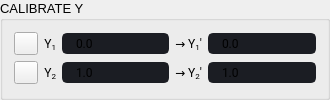
               <widget class="QGroupBox" name="calibrateYGridGroupBox">
                <property name="sizePolicy">
                 <sizepolicy hsizetype="Fixed" vsizetype="Fixed">
                  <horstretch>0</horstretch>
                  <verstretch>0</verstretch>
                 </sizepolicy>
                </property>
                <property name="minimumSize">
                 <size>
                  <width>330</width>
                  <height>0</height>
                 </size>
                </property>
                <property name="maximumSize">
                 <size>
                  <width>320</width>
                  <height>16777215</height>
                 </size>
                </property>
                <property name="font">
                 <font>
                  <pointsize>10</pointsize>
                 </font>
                </property>
                <property name="toolTip">
                 <string notr="true"/>
                </property>
                <property name="title">
                 <string notr="true">CALIBRATE Y</string>
                </property>
                <layout class="QGridLayout" name="gridLayout_11">
                 <item row="1" column="2">
                  <widget class="CalibrationLineEdit" name="rawY2LineEdit">
                   <property name="sizePolicy">
                    <sizepolicy hsizetype="Preferred" vsizetype="Fixed">
                     <horstretch>0</horstretch>
                     <verstretch>0</verstretch>
                    </sizepolicy>
                   </property>
                   <property name="minimumSize">
                    <size>
                     <width>80</width>
                     <height>0</height>
                    </size>
                   </property>
                   <property name="maximumSize">
                    <size>
                     <width>200</width>
                     <height>16777215</height>
                    </size>
                   </property>
                   <property name="font">
                    <font>
                     <family>Roboto</family>
                     <pointsize>9</pointsize>
                    </font>
                   </property>
                   <property name="toolTip">
                    <string notr="true"/>
                   </property>
                   <property name="styleSheet">
                    <string notr="true">QLineEdit {
	background-color: rgb(27, 29, 35);
	border-radius: 5px;
	border: 2px solid rgb(27, 29, 35);
	padding-left: 10px;
}
QLineEdit:hover {
	border: 2px solid rgb(64, 71, 88);
}
QLineEdit:focus {
	border: 2px solid rgb(196, 150, 248);
}</string>
                   </property>
                   <property name="text">
                    <string notr="true">1.0</string>
                   </property>
                  </widget>
                 </item>
                 <item row="0" column="1">
                  <widget class="QLabel" name="label_19">
                   <property name="sizePolicy">
                    <sizepolicy hsizetype="Minimum" vsizetype="Preferred">
                     <horstretch>0</horstretch>
                     <verstretch>0</verstretch>
                    </sizepolicy>
                   </property>
                   <property name="font">
                    <font>
                     <family>Roboto</family>
                     <pointsize>9</pointsize>
                    </font>
                   </property>
                   <property name="text">
                    <string notr="true">&lt;html&gt;&lt;head/&gt;&lt;body&gt;&lt;p align=&quot;right&quot;&gt;Y&lt;span style=&quot; vertical-align:sub;&quot;&gt;1&lt;/span&gt;&lt;/p&gt;&lt;/body&gt;&lt;/html&gt;</string>
                   </property>
                  </widget>
                 </item>
                 <item row="1" column="0">
                  <widget class="QToolButton" name="calibrateY2Button">
                   <property name="toolTip">
                    <string notr="true">Calibrate y2, allows selection of coordinate inside plot</string>
                   </property>
                   <property name="text">
                    <string/>
                   </property>
                   <property name="icon">
                    <iconset>
                     <normaloff>../../../Simple_PySide_Base/icons/16x16/cil-at.png</normaloff>../../../Simple_PySide_Base/icons/16x16/cil-at.png</iconset>
                   </property>
                  </widget>
                 </item>
                 <item row="0" column="4">
                  <widget class="CalibrationLineEdit" name="mapY1LineEdit">
                   <property name="sizePolicy">
                    <sizepolicy hsizetype="Preferred" vsizetype="Fixed">
                     <horstretch>0</horstretch>
                     <verstretch>0</verstretch>
                    </sizepolicy>
                   </property>
                   <property name="minimumSize">
                    <size>
                     <width>80</width>
                     <height>0</height>
                    </size>
                   </property>
                   <property name="maximumSize">
                    <size>
                     <width>200</width>
                     <height>16777215</height>
                    </size>
                   </property>
                   <property name="font">
                    <font>
                     <family>Roboto</family>
                     <pointsize>9</pointsize>
                    </font>
                   </property>
                   <property name="toolTip">
                    <string notr="true"/>
                   </property>
                   <property name="styleSheet">
                    <string notr="true">QLineEdit {
	background-color: rgb(27, 29, 35);
	border-radius: 5px;
	border: 2px solid rgb(27, 29, 35);
	padding-left: 10px;
}
QLineEdit:hover {
	border: 2px solid rgb(64, 71, 88);
}
QLineEdit:focus {
	border: 2px solid rgb(196, 150, 248);
}</string>
                   </property>
                   <property name="text">
                    <string notr="true">0.0</string>
                   </property>
                  </widget>
                 </item>
                 <item row="0" column="0">
                  <widget class="QToolButton" name="calibrateY1Button">
                   <property name="toolTip">
                    <string notr="true">Calibrate y1, allows selection of coordinate inside plot</string>
                   </property>
                   <property name="text">
                    <string/>
                   </property>
                   <property name="icon">
                    <iconset>
                     <normaloff>../../../Simple_PySide_Base/icons/16x16/cil-at.png</normaloff>../../../Simple_PySide_Base/icons/16x16/cil-at.png</iconset>
                   </property>
                  </widget>
                 </item>
                 <item row="1" column="1">
                  <widget class="QLabel" name="label_20">
                   <property name="sizePolicy">
                    <sizepolicy hsizetype="Minimum" vsizetype="Preferred">
                     <horstretch>0</horstretch>
                     <verstretch>0</verstretch>
                    </sizepolicy>
                   </property>
                   <property name="font">
                    <font>
                     <family>Roboto</family>
                     <pointsize>9</pointsize>
                    </font>
                   </property>
                   <property name="text">
                    <string notr="true">&lt;html&gt;&lt;head/&gt;&lt;body&gt;&lt;p align=&quot;right&quot;&gt;Y&lt;span style=&quot; vertical-align:sub;&quot;&gt;2&lt;/span&gt;&lt;/p&gt;&lt;/body&gt;&lt;/html&gt;</string>
                   </property>
                  </widget>
                 </item>
                 <item row="1" column="4">
                  <widget class="CalibrationLineEdit" name="mapY2LineEdit">
                   <property name="sizePolicy">
                    <sizepolicy hsizetype="Preferred" vsizetype="Fixed">
                     <horstretch>0</horstretch>
                     <verstretch>0</verstretch>
                    </sizepolicy>
                   </property>
                   <property name="minimumSize">
                    <size>
                     <width>80</width>
                     <height>0</height>
                    </size>
                   </property>
                   <property name="maximumSize">
                    <size>
                     <width>200</width>
                     <height>16777215</height>
                    </size>
                   </property>
                   <property name="font">
                    <font>
                     <family>Roboto</family>
                     <pointsize>9</pointsize>
                    </font>
                   </property>
                   <property name="toolTip">
                    <string notr="true"/>
                   </property>
                   <property name="styleSheet">
                    <string notr="true">QLineEdit {
	background-color: rgb(27, 29, 35);
	border-radius: 5px;
	border: 2px solid rgb(27, 29, 35);
	padding-left: 10px;
}
QLineEdit:hover {
	border: 2px solid rgb(64, 71, 88);
}
QLineEdit:focus {
	border: 2px solid rgb(196, 150, 248);
}</string>
                   </property>
                   <property name="text">
                    <string notr="true">1.0</string>
                   </property>
                  </widget>
                 </item>
                 <item row="0" column="2">
                  <widget class="CalibrationLineEdit" name="rawY1LineEdit">
                   <property name="sizePolicy">
                    <sizepolicy hsizetype="Preferred" vsizetype="Fixed">
                     <horstretch>0</horstretch>
                     <verstretch>0</verstretch>
                    </sizepolicy>
                   </property>
                   <property name="minimumSize">
                    <size>
                     <width>80</width>
                     <height>0</height>
                    </size>
                   </property>
                   <property name="maximumSize">
                    <size>
                     <width>200</width>
                     <height>16777215</height>
                    </size>
                   </property>
                   <property name="font">
                    <font>
                     <family>Roboto</family>
                     <pointsize>9</pointsize>
                    </font>
                   </property>
                   <property name="toolTip">
                    <string notr="true"/>
                   </property>
                   <property name="styleSheet">
                    <string notr="true">QLineEdit {
	background-color: rgb(27, 29, 35);
	border-radius: 5px;
	border: 2px solid rgb(27, 29, 35);
	padding-left: 10px;
}
QLineEdit:hover {
	border: 2px solid rgb(64, 71, 88);
}
QLineEdit:focus {
	border: 2px solid rgb(196, 150, 248);
}</string>
                   </property>
                   <property name="text">
                    <string notr="true">0.0</string>
                   </property>
                  </widget>
                 </item>
                 <item row="0" column="3">
                  <widget class="QLabel" name="label_21">
                   <property name="sizePolicy">
                    <sizepolicy hsizetype="Minimum" vsizetype="Preferred">
                     <horstretch>0</horstretch>
                     <verstretch>0</verstretch>
                    </sizepolicy>
                   </property>
                   <property name="font">
                    <font>
                     <family>Roboto</family>
                     <pointsize>9</pointsize>
                    </font>
                   </property>
                   <property name="text">
                    <string notr="true">&lt;html&gt;&lt;head/&gt;&lt;body&gt;&lt;p align=&quot;right&quot;&gt;→ Y&lt;span style=&quot; vertical-align:sub;&quot;&gt;1&lt;/span&gt;'&lt;/p&gt;&lt;/body&gt;&lt;/html&gt;</string>
                   </property>
                  </widget>
                 </item>
                 <item row="1" column="3">
                  <widget class="QLabel" name="label_22">
                   <property name="sizePolicy">
                    <sizepolicy hsizetype="Minimum" vsizetype="Preferred">
                     <horstretch>0</horstretch>
                     <verstretch>0</verstretch>
                    </sizepolicy>
                   </property>
                   <property name="font">
                    <font>
                     <family>Roboto</family>
                     <pointsize>9</pointsize>
                    </font>
                   </property>
                   <property name="text">
                    <string notr="true">&lt;html&gt;&lt;head/&gt;&lt;body&gt;&lt;p align=&quot;right&quot;&gt;→ Y&lt;span style=&quot; vertical-align:sub;&quot;&gt;2&lt;/span&gt;'&lt;/p&gt;&lt;/body&gt;&lt;/html&gt;</string>
                   </property>
                  </widget>
                 </item>
                </layout>
               </widget>
